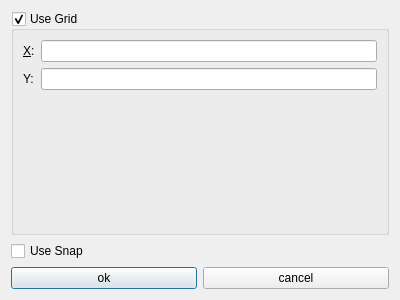
<?xml version="1.0" encoding="UTF-8"?>
<ui version="4.0">
 <class>gridDialog</class>
 <widget class="QDialog" name="gridDialog">
  <property name="geometry">
   <rect>
    <x>0</x>
    <y>0</y>
    <width>400</width>
    <height>300</height>
   </rect>
  </property>
  <property name="windowTitle">
   <string>Dialog</string>
  </property>
  <layout class="QVBoxLayout" name="verticalLayout">
   <item>
    <widget class="QGroupBox" name="groupBox">
     <property name="title">
      <string>Use Grid</string>
     </property>
     <property name="checkable">
      <bool>true</bool>
     </property>
     <property name="checked">
      <bool>true</bool>
     </property>
     <layout class="QFormLayout" name="formLayout">
      <item row="0" column="0">
       <widget class="QLabel" name="xLabel">
        <property name="text">
         <string>&amp;X:</string>
        </property>
        <property name="buddy">
         <cstring>xLineEdit</cstring>
        </property>
       </widget>
      </item>
      <item row="0" column="1">
       <widget class="QLineEdit" name="xLineEdit"/>
      </item>
      <item row="4" column="0">
       <widget class="QLabel" name="yLabel">
        <property name="text">
         <string>Y:</string>
        </property>
        <property name="buddy">
         <cstring>yLineEdit</cstring>
        </property>
       </widget>
      </item>
      <item row="4" column="1">
       <widget class="QLineEdit" name="yLineEdit"/>
      </item>
     </layout>
    </widget>
   </item>
   <item>
    <widget class="QCheckBox" name="useSnapCheckBox">
     <property name="text">
      <string>Use Snap</string>
     </property>
     <property name="checked">
      <bool>false</bool>
     </property>
    </widget>
   </item>
   <item>
    <layout class="QHBoxLayout" name="horizontalLayout">
     <item>
      <widget class="QPushButton" name="okButton">
       <property name="text">
        <string>ok</string>
       </property>
      </widget>
     </item>
     <item>
      <widget class="QPushButton" name="cancelButton">
       <property name="text">
        <string>cancel</string>
       </property>
      </widget>
     </item>
    </layout>
   </item>
  </layout>
 </widget>
 <tabstops>
  <tabstop>groupBox</tabstop>
  <tabstop>xLineEdit</tabstop>
  <tabstop>yLineEdit</tabstop>
  <tabstop>useSnapCheckBox</tabstop>
  <tabstop>okButton</tabstop>
  <tabstop>cancelButton</tabstop>
 </tabstops>
 <resources/>
 <connections/>
</ui>
